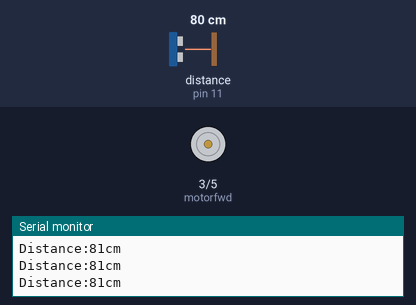
Recording of a sketch running on a simulated Arduino Uno, built with avr-gcc and run on an emulated ATmega328P. Shown: motor-driver pin pairs drawn as motors (green arrow = first pin HIGH = forward, orange = second pin HIGH = backward, longer = more drive), the last lines printed to the serial monitor. The inputs (shaded band) are chosen by the test bench; at power-on: distance to the obstacle (sensor on pin 11) 80 cm. The echo pulse lasts 58.3 µs per cm.

Above: at 1.2 s.
1.3 s: distance to the obstacle (sensor on pin 11) set to 21 cm
4.3 s: distance to the obstacle (sensor on pin 11) set to 17 cm
At 5.1 s:
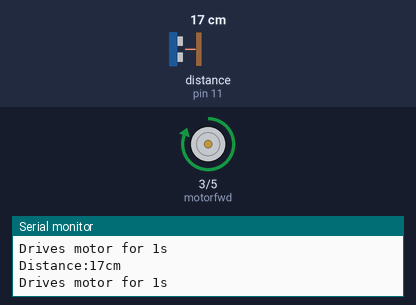
5.8 s: distance to the obstacle (sensor on pin 11) set to 60 cm
At 6.3 s:
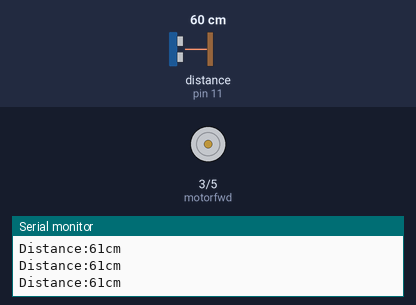
7.3 s: distance to the obstacle (sensor on pin 11) set to 2 cm
At 8.6 s:
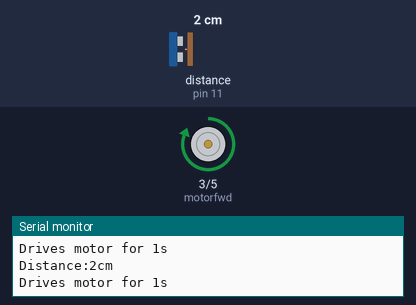
Timing chart, 0 to 9.8 s (numbered marks = the images above; inputs shaded):
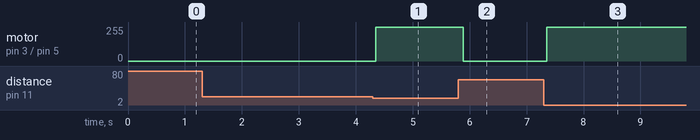

Measured:
- the behaviour switches between 20 and 19 cm on distance to the obstacle (sensor on pin 11) (found by bisection; images 0 and 1)
- after the input at 4.3 s, motor on pin 3 (motorfwd) / pin 5 (motorback): stopped → forward 255/255 after 0.05 s
- after the input at 5.8 s, motor on pin 3 (motorfwd) / pin 5 (motorback): forward 255/255 → stopped after 0.09 s
- after the input at 7.3 s, motor on pin 3 (motorfwd) / pin 5 (motorback): stopped → forward 255/255 after 0.05 s

The sketch:

sonar_1DCmotor_delay.ino
```cpp
// This code communicates Ultrasonic Sensor with One DC motor
// If distance is lessORequal to 20 cm then DC motor acceleratea at 100%
// If distance larger than 20 cm DC motor works at 50%
// -Uses delay(ms); MUST BE OPTIMIZED
// -----------------------------------------------------
#include <NewPing.h>

#define TRIGGER_PIN  12  // Arduino pin tied to trigger pin on the ultrasonic sensor.
#define ECHO_PIN     11  // Arduino pin tied to echo pin on the ultrasonic sensor.
#define MAX_DISTANCE 200 // Maximum distance we want to ping for (in centimeters).
#define MIN_DISTANCE 20 // Miimum distance from obstacle

#define motorfwd 3 // Arduino pins for motor control
#define motorback 5

NewPing sonar(TRIGGER_PIN, ECHO_PIN, MAX_DISTANCE); // NewPing setup of pins and maximum distance.

void setup() {
  Serial.begin(9600); // Open serial monitor at 115200 baud to see ping results.
  // pingTimer = millis(); // Start now.
  pinMode(motorfwd, OUTPUT);
  pinMode(motorback, OUTPUT);
  pinMode(TRIGGER_PIN, OUTPUT);
  pinMode(ECHO_PIN, INPUT);
}

void loop() {
  //delay(500);  // Wait 500ms between pings (about 2 pings/sec). 29ms should be the shortest delay between pings.
  unsigned int dist = DistSonar();
  Serial.print("Distance:");
  Serial.print(dist);
  Serial.println("cm");
  Serial.print("\n");
  if (dist<MIN_DISTANCE){
      //move dc motor at full speed
      Serial.println("Drives motor for 1s");
      analogWrite(motorfwd,255);
      analogWrite(motorback,0);
      delay(100);
  }
  else {
      analogWrite(motorfwd,0);
      analogWrite(motorback,0);
  }

}

unsigned int DistSonar() {
  unsigned int cm = sonar.ping_cm();
  return cm;
}
```
